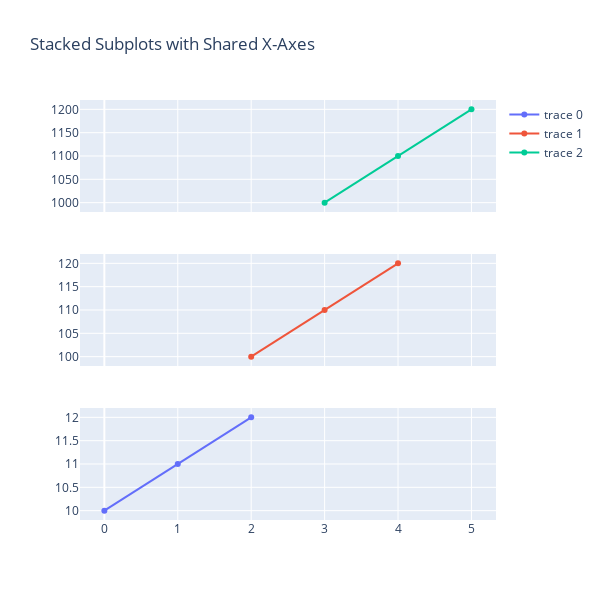

Source (notebook cell):
### Markdown cell above
4. 공간 별 축 공유하기

```py
make_subplots(shared_xaxes=True)
```

### Code cell
fig = make_subplots(rows=3, cols=1, shared_xaxes=True)

fig.add_trace(go.Scatter(x=[0, 1, 2], y=[10, 11, 12]), row=3, col=1)
fig.add_trace(go.Scatter(x=[2, 3, 4], y=[100, 110, 120]), row=2, col=1)
fig.add_trace(go.Scatter(x=[3, 4, 5], y=[1000, 1100, 1200]), row=1, col=1)

fig.update_layout(height=600, width=600, title_text="Stacked Subplots with Shared X-Axes")

fig.show()

### Figure 1 — Plotly figure (JSON) as saved in the notebook; plotly's stock layout.template omitted (floating-point values rounded to 4 significant figures)
{"data": [{"type": "scatter", "x": [0, 1, 2], "xaxis": "x3", "y": [10, 11, 12], "yaxis": "y3"}, {"type": "scatter", "x": [2, 3, 4], "xaxis": "x2", "y": [100, 110, 120], "yaxis": "y2"}, {"type": "scatter", "x": [3, 4, 5], "xaxis": "x", "y": [1000, 1100, 1200], "yaxis": "y"}], "layout": {"height": 600, "title": {"text": "Stacked Subplots with Shared X-Axes"}, "width": 600, "xaxis": {"anchor": "y", "domain": [0, 1], "matches": "x3", "showticklabels": false}, "xaxis2": {"anchor": "y2", "domain": [0, 1], "matches": "x3", "showticklabels": false}, "xaxis3": {"anchor": "y3", "domain": [0, 1]}, "yaxis": {"anchor": "x", "domain": [0.7333, 1]}, "yaxis2": {"anchor": "x2", "domain": [0.3667, 0.6333]}, "yaxis3": {"anchor": "x3", "domain": [0, 0.2667]}}}
